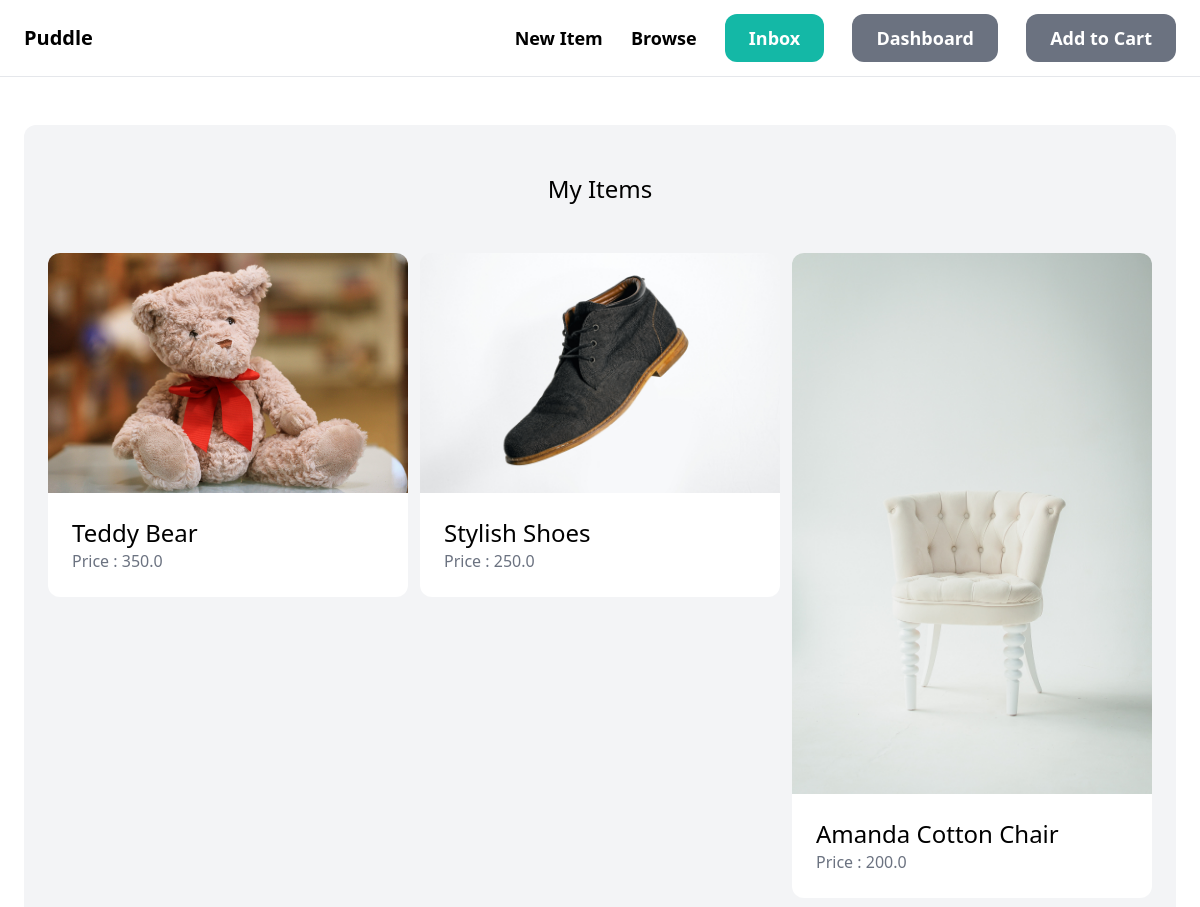
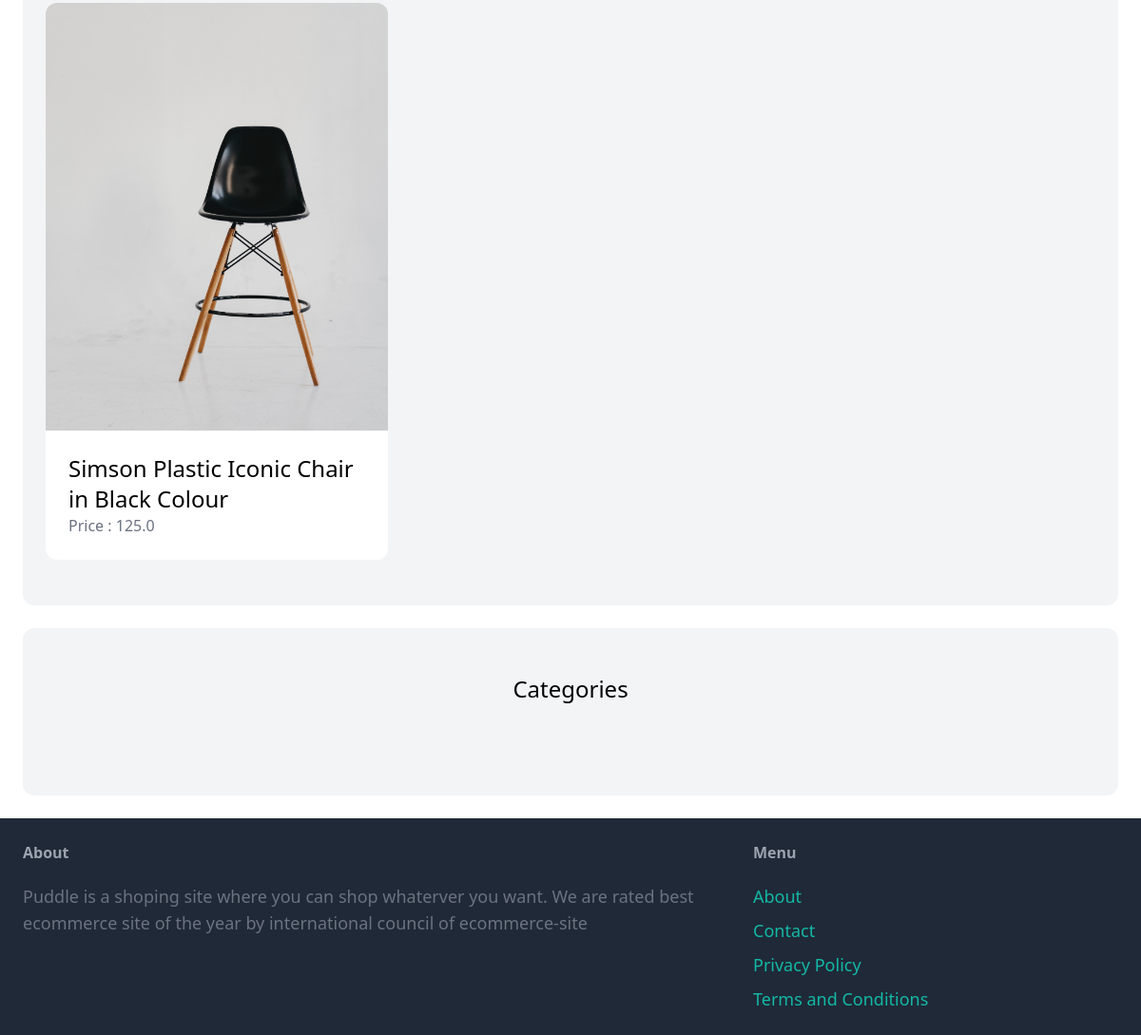
The page /dashboard/ (signed in) on the database its author committed (2 pictures, top to bottom).
### item/models.py (models this page shows, shortened)
class Item(models.Model):
    category = models.ForeignKey(Category, related_name='items', on_delete=models.CASCADE) # if category is deleted then all items belong to this also be deleted.
    name = models.CharField(max_length=250)
    description = models.TextField(blank=True, null=True)
    price = models.FloatField()
    image = models.ImageField(upload_to='item_images', blank=True, null=True) #if item_images doesn't exist then django make it.
    is_sold = models.BooleanField(default=False)
    created_by = models.ForeignKey(User, related_name='items',on_delete=models.CASCADE) # This is an index into database b/w this item and user. # Cascade means if user is deleted then all of the items are also deleted.
    created_at = models.DateTimeField(auto_now_add=True)

### dashboard/views.py (the view)
# urls.py: path('', views.index, name = 'index'),
@login_required
def index(request):
    items = Item.objects.filter(created_by = request.user)
    return render(request, 'dashboard/index.html',{
        'items' : items,
    })

### dashboard/templates/dashboard/index.html (shortened to what this page needs)
{% extends 'core/base.html' %}
{% block content %}
    <div class="mt-6 px-6 py-12 bg-gray-100 rounded-xl">
        <h2 class="mb-12 text-2xl text-center">My Items</h2>
        <div class="grid grid-cols-3 gap-3">
            {% for item in items %}
                <div>
                    <a href="{% url 'item:detail' item.id %}">
                        <div>
                            <img src="{{ item.image.url }}" class="rounded-t-xl">
                        </div>
                        <div class="p-6 bg-white rounded-b-xl">
                            <h2 class="text-2xl">{{ item.name }}</h2>
                            <p class="text-gray-500">Price : {{ item.price }}</p>
                        </div>
                    </a>
                </div>
            {% endfor %}
        </div>
    </div>
    <div class="mt-6 px-6 py-12 bg-gray-100 rounded-xl">
        <h2 class="mb-12 text-2xl text-center">Categories</h2>
    </div>
{% endblock %}

### rows shown on the page
Item: image (picture), name "Teddy Bear", price "350.0"
Item: image (picture), name "Stylish Shoes", price "250.0"
Item: image (picture), name "Amanda Cotton Chair", price "200.0"
Item: image (picture), name "Simson Plastic Iconic Chair in Black Colour", price "125.0"
